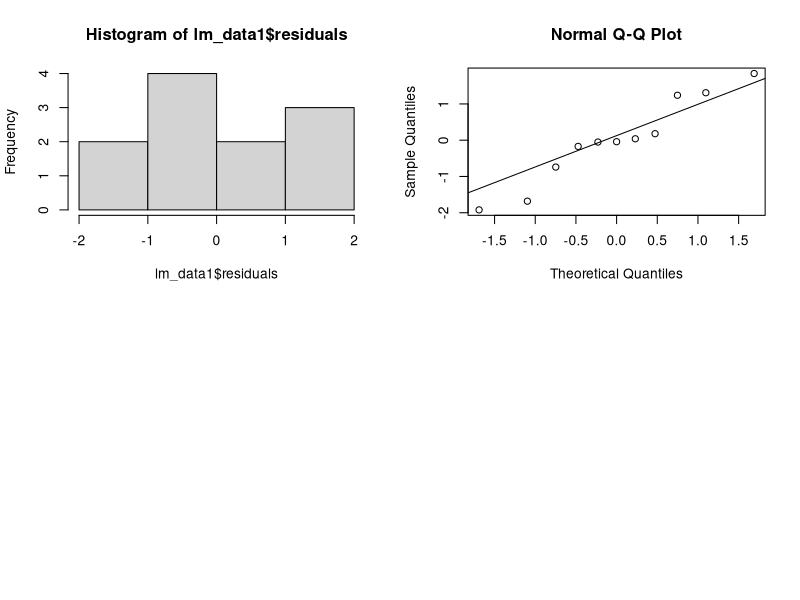
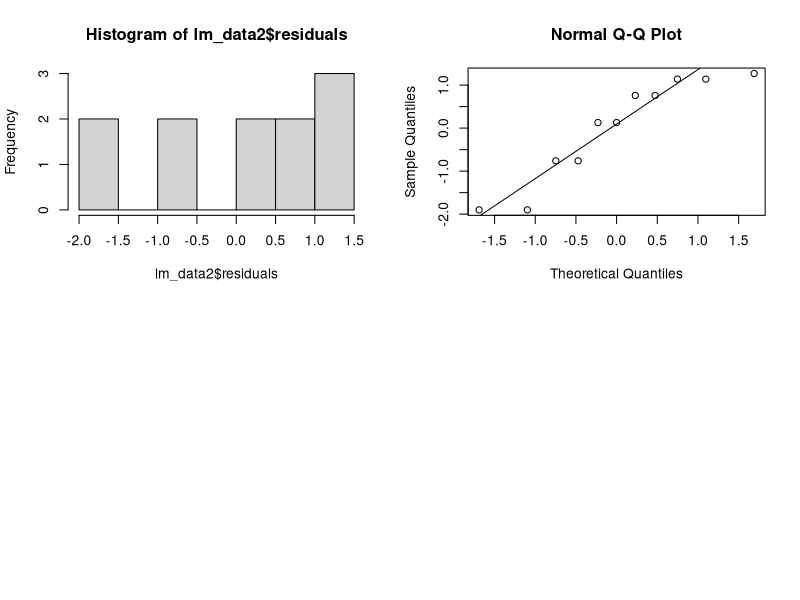
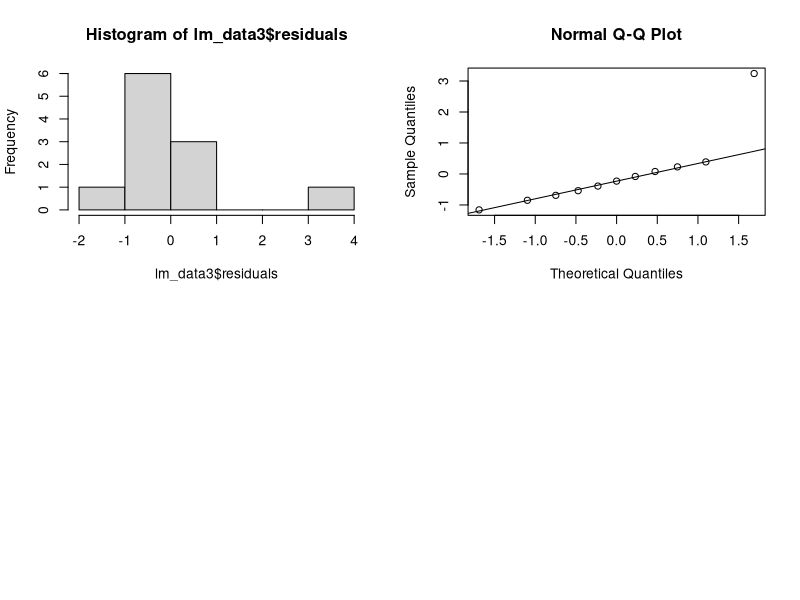
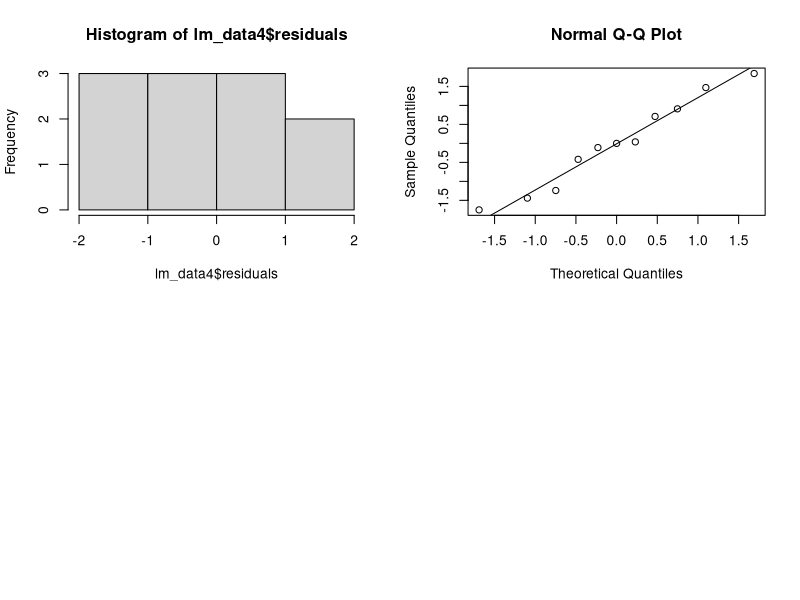

The R script that drew these images, in order:
## ---- chunk 1
#options(digits=2)
data1 <- data.frame(x=c(10,8,13,9,11,14,6,4,12,7,5),
					y=c(8.04,6.95,7.58,8.81,8.33,9.96,7.24,4.26,10.84,4.82,5.68))
data2 <- data.frame(x=c(10,8,13,9,11,14,6,4,12,7,5),
					y=c(9.14,8.14,8.74,8.77,9.26,8.1,6.13,3.1,9.13,7.26,4.74))
data3 <- data.frame(x=c(10,8,13,9,11,14,6,4,12,7,5),
					y=c(7.46,6.77,12.74,7.11,7.81,8.84,6.08,5.39,8.15,6.42,5.73))
data4 <- data.frame(x=c(8,8,8,8,8,8,8,19,8,8,8),
					y=c(6.58,5.76,7.71,8.84,8.47,7.04,5.25,12.5,5.56,7.91,6.89))
## ---- chunk 2
data.frame(data=c("data1","data2","data3","data4"), mean_x=c(round(mean(data1$x),2),round(mean(data2$x),2),round(mean(data3$x),2),round(mean(data4$x),2)), mean_y=c(round(mean(data1$y),2),round(mean(data2$y),2),round(mean(data3$y),2),round(mean(data4$y),2)))
## ---- chunk 3
data.frame(data=c("data1","data2","data3","data4"), median_x=c(round(median(data1$x),2),round(median(data2$x),2),round(median(data3$x),2),round(median(data4$x),2)), median_y=c(round(median(data1$y),2),round(median(data2$y),2),round(median(data3$y),2),round(median(data4$y),2)))
## ---- chunk 4
data.frame(data=c("data1","data2","data3","data4"), sd_x=c(round(sd(data1$x),2),round(sd(data2$x),2),round(sd(data3$x),2),round(sd(data4$x),2)), sd_y=c(round(sd(data1$y),2),round(sd(data2$y),2),round(sd(data3$y),2),round(sd(data4$y),2)))
## ---- chunk 5
data.frame(data1 = cor(data1))
data.frame(data2 = cor(data2))
data.frame(data3 = cor(data3))
data.frame(data4 = cor(data4))
## ---- chunk 6
lm_data1 <- lm(data1$y ~ data1$x)
lm_data2 <- lm(data2$y ~ data2$x)
lm_data3 <- lm(data3$y ~ data3$x)
lm_data4 <- lm(data4$y ~ data4$x)
## ---- chunk 7
data.frame(data=c("data1","data2","data3","data4"), r_squared=c(summary(lm_data1)$r.squared,summary(lm_data2)$r.squared,summary(lm_data3)$r.squared,summary(lm_data4)$r.squared))
## ---- chunk 8
par(mfrow=c(2,2))
hist(lm_data1$residuals)

qqnorm(lm_data1$residuals)
qqline(lm_data1$residuals)
## ---- chunk 9
par(mfrow=c(2,2))
hist(lm_data2$residuals)

qqnorm(lm_data2$residuals)
qqline(lm_data2$residuals)
## ---- chunk 10
par(mfrow=c(2,2))
hist(lm_data3$residuals)

qqnorm(lm_data3$residuals)
qqline(lm_data3$residuals)
## ---- chunk 11
par(mfrow=c(2,2))
hist(lm_data4$residuals)

qqnorm(lm_data4$residuals)
qqline(lm_data4$residuals)
